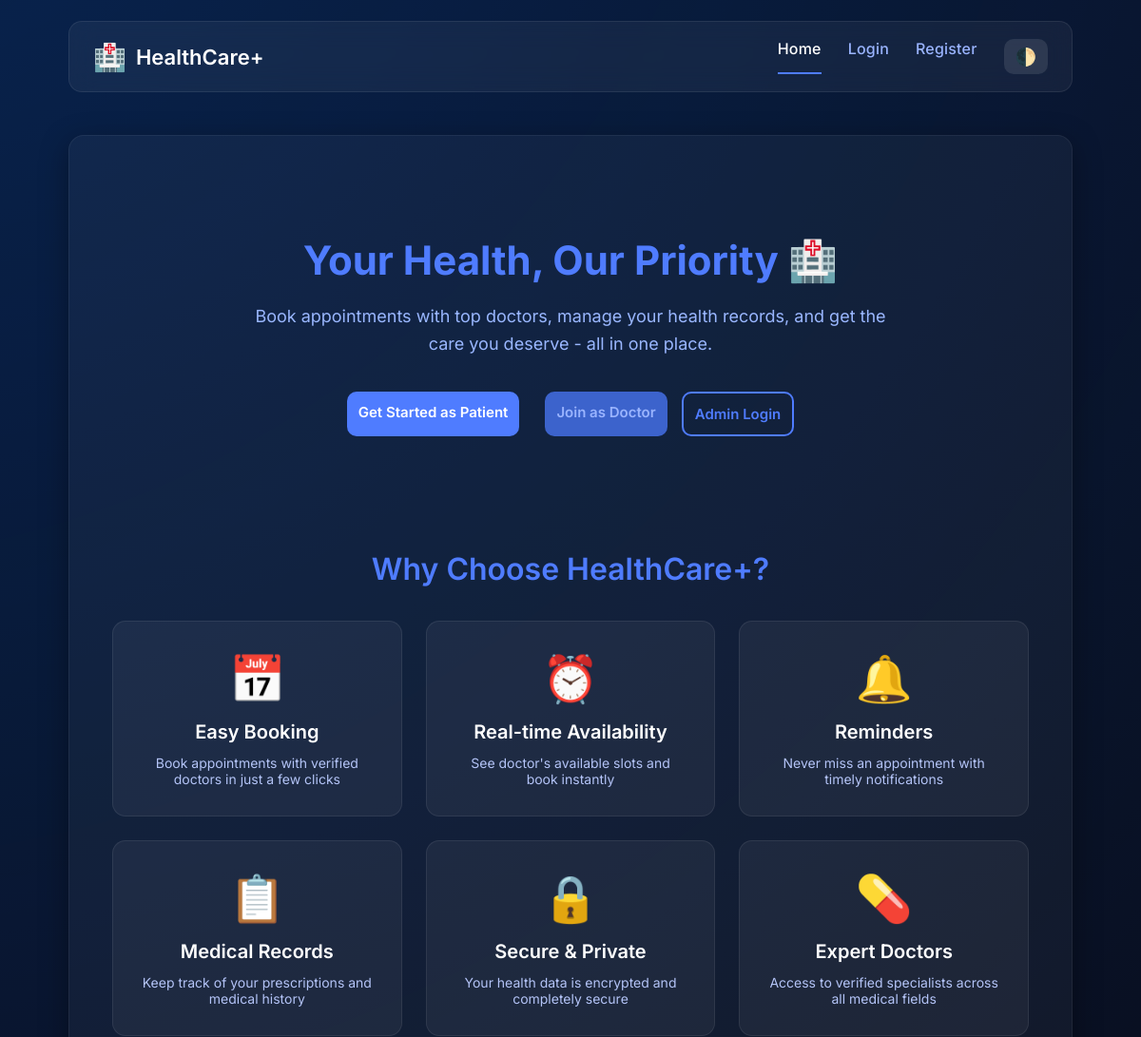
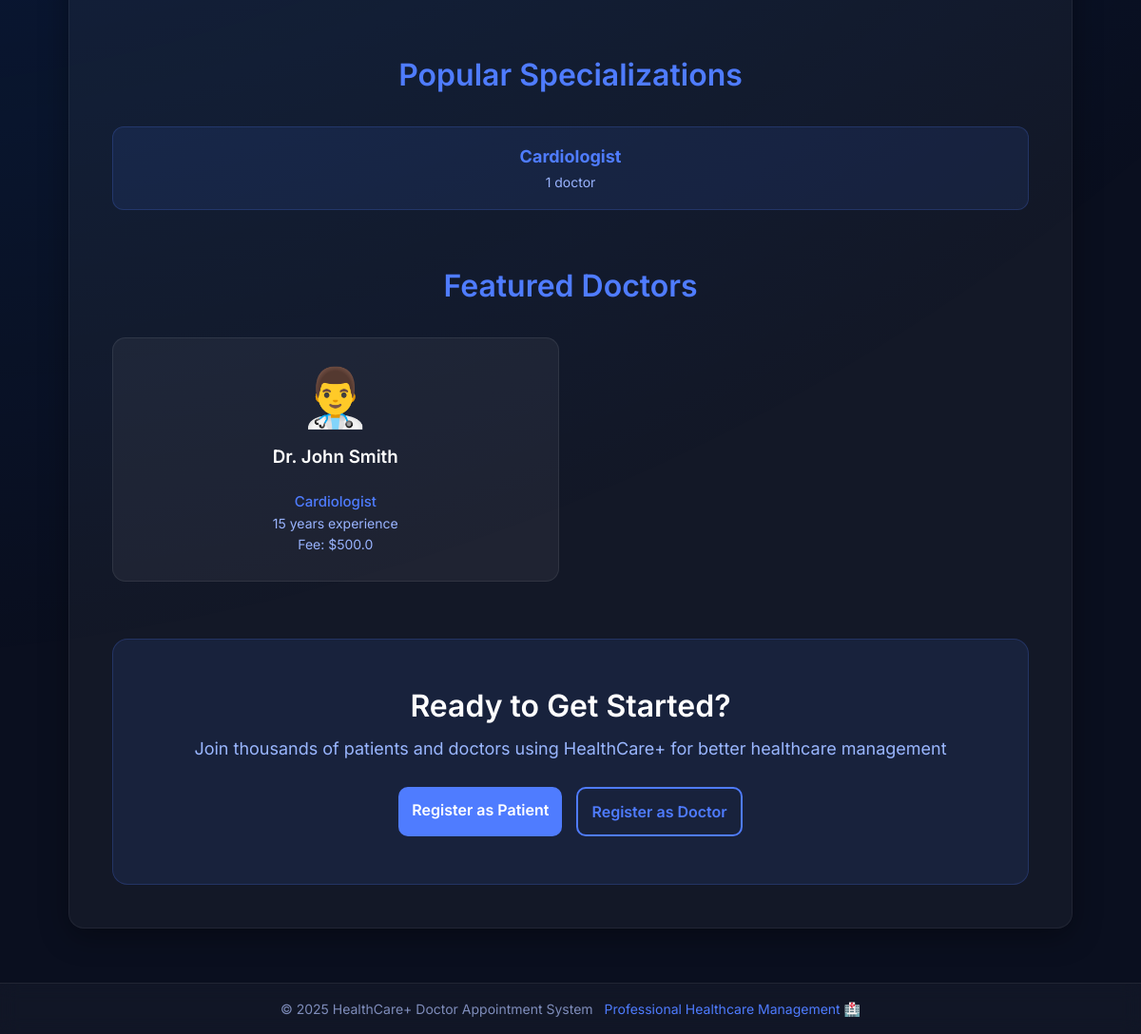
The page / on the database its author committed (2 pictures, top to bottom).
### tables this page shows
CREATE TABLE doctors (
id INTEGER PRIMARY KEY AUTOINCREMENT,
user_id INTEGER UNIQUE NOT NULL,
full_name TEXT NOT NULL,
specialization TEXT NOT NULL,
qualification TEXT,
registration_number TEXT UNIQUE NOT NULL,
phone TEXT,
address TEXT,
experience_years INTEGER,
consultation_fee REAL,
bio TEXT,
profile_image TEXT,
is_verified INTEGER DEFAULT 0,
created_at DATETIME DEFAULT CURRENT_TIMESTAMP,
updated_at DATETIME DEFAULT CURRENT_TIMESTAMP,
FOREIGN KEY (user_id) REFERENCES users(id) ON DELETE CASCADE
);

### routes/main.py (the view)
@main_bp.route('/')
def index():
    try:
        with get_db_cursor(main_bp.config) as cursor:
            featured_doctors = Doctor.get_all_verified(cursor, limit=6)
            cursor.execute("""
                SELECT specialization, COUNT(*) as count
                FROM doctors
                WHERE is_verified = 1
                GROUP BY specialization
                ORDER BY count DESC
                LIMIT 6
            """)
            specializations = cursor.fetchall()
            return render_template(
                'home.html',
                featured_doctors=featured_doctors,
                specializations=specializations,
                title='Welcome to Doctor Appointment System'
            )
    except Exception as e:
        return render_template(
            'home.html',
            featured_doctors=[],
            specializations=[],
            title='Welcome to Doctor Appointment System'
        )

### models.py (called while the page is built)
    @staticmethod
    def get_all_verified(cursor, limit=None, offset=0):
        query = """
            SELECT d.*, u.email
            FROM doctors d
            JOIN users u ON d.user_id = u.id
            WHERE d.is_verified = 1 AND u.is_active = 1
            ORDER BY d.full_name
        """
        if limit:
            query += f" LIMIT {limit} OFFSET {offset}"
        cursor.execute(query)
        return cursor.fetchall()

### utils.py (called while the page is built)
def get_db_connection(config):
    db_path = getattr(config, "DB_PATH", "hospital.db")
    connection = sqlite3.connect(
        db_path,
        detect_types=sqlite3.PARSE_DECLTYPES | sqlite3.PARSE_COLNAMES,
        check_same_thread=False
    )
    connection.row_factory = sqlite3.Row
    connection.execute("PRAGMA foreign_keys = ON")
    return connection

@contextmanager
def get_db_cursor(config):
    connection = get_db_connection(config)
    cursor = connection.cursor()
    try:
        yield cursor
        connection.commit()
    except Exception as e:
        connection.rollback()
        raise e
    finally:
        cursor.close()
        connection.close()

### templates/home.html (shortened to what this page needs)
{% extends "base.html" %}
{% block content %}
<div class="home-hero">
    <h1 class="hero-title">Your Health, Our Priority 🏥</h1>
    <p class="hero-subtitle">
        Book appointments with top doctors, manage your health records,
        and get the care you deserve - all in one place.
    </p>
    <div class="hero-buttons">
        {% if not logged_in %}
        <a href="{{ url_for('auth.register_patient') }}" class="btn btn-primary">Get Started as Patient</a>
        <a href="{{ url_for('auth.register_doctor') }}" class="btn btn-secondary">Join as Doctor</a>
        <a href="{{ url_for('auth.login') }}" class="btn btn-outline">Admin Login</a>
        {% endif %}
    </div>
</div>
<div class="features-section">
    <h2 class="section-title">Why Choose HealthCare+?</h2>
    <div class="features-grid">
        <div class="feature-card">
            <div class="feature-icon">📅</div>
            <h3>Easy Booking</h3>
            <p>Book appointments with verified doctors in just a few clicks</p>
        </div>
        <div class="feature-card">
            <div class="feature-icon">⏰</div>
            <h3>Real-time Availability</h3>
            <p>See doctor's available slots and book instantly</p>
        </div>
        <div class="feature-card">
            <div class="feature-icon">🔔</div>
            <h3>Reminders</h3>
            <p>Never miss an appointment with timely notifications</p>
        </div>
        <div class="feature-card">
            <div class="feature-icon">📋</div>
            <h3>Medical Records</h3>
            <p>Keep track of your prescriptions and medical history</p>
        </div>
        <div class="feature-card">
            <div class="feature-icon">🔒</div>
            <h3>Secure & Private</h3>
            <p>Your health data is encrypted and completely secure</p>
        </div>
        <div class="feature-card">
            <div class="feature-icon">💊</div>
            <h3>Expert Doctors</h3>
            <p>Access to verified specialists across all medical fields</p>
        </div>
    </div>
</div>
{% if specializations %}
<div class="specializations-section">
    <h2 class="section-title">Popular Specializations</h2>
    <div class="specializations-grid">
        {% for spec in specializations %}
        <div class="spec-card">
            <h4>{{ spec.specialization }}</h4>
            <p>{{ spec.count }} doctor{{ 's' if spec.count != 1 else '' }}</p>
        </div>
        {% endfor %}
    </div>
</div>
{% endif %}
{% if featured_doctors %}
<div class="featured-doctors-section">
    <h2 class="section-title">Featured Doctors</h2>
    <div class="doctors-grid">
        {% for doctor in featured_doctors %}
        <div class="doctor-card">
            <div class="doctor-avatar">👨‍⚕️</div>
            <h3>{{ doctor.full_name }}</h3>
            <p class="doctor-spec">{{ doctor.specialization }}</p>
            <p class="doctor-exp">{{ doctor.experience_years }} years experience</p>
            {% if doctor.consultation_fee %}
            <p class="doctor-fee">Fee: ${{ doctor.consultation_fee }}</p>
            {% endif %}
        </div>
        {% endfor %}
    </div>
</div>
{% endif %}
{% if not logged_in %}
<div class="cta-section">
    <h2>Ready to Get Started?</h2>
    <p>Join thousands of patients and doctors using HealthCare+ for better healthcare management</p>
    <div class="cta-buttons">
        <a href="{{ url_for('auth.register_patient') }}" class="btn btn-primary btn-lg">Register as Patient</a>
        <a href="{{ url_for('auth.register_doctor') }}" class="btn btn-outline btn-lg">Register as Doctor</a>
    </div>
</div>
{% endif %}
{% endblock %}

### static/style.css (style rules this page uses)
* { margin: 0; padding: 0; box-sizing: border-box; font-family: "Inter", sans-serif; }
:root { --bg-primary: #0a0f1f; --text-primary: white; --card-bg: rgba(255, 255, 255, 0.04); }
body.app-body { display: flex; flex-direction: column; min-height: 100vh; background: var(--bg-primary); color: var(--text-primary); overflow-x: hidden; position: relative; }
h1, h2, h3 { font-weight: 600; margin-bottom: 26px; }
h1 { font-size: 34px; }
h2 { font-size: 26px; }
.btn { padding: 12px; background: #4f7cff; border: none; color: white; border-radius: 10px; font-size: 15px; font-weight: 600; cursor: pointer; transition: 0.25s ease; }
.btn-secondary { background-color: #3c63cc !important; margin-left: 12px; }
a { text-decoration: none; }
.home-hero { text-align: center; padding: 60px 0; animation: fadeIn 0.6s ease; }
.hero-title { font-size: 42px; font-weight: 700; color: #4f7cff; margin-bottom: 20px; }
.hero-subtitle { font-size: 18px; color: #9ab7ff; max-width: 700px; margin: 0 auto 35px; line-height: 1.6; }
.hero-buttons { display: flex; gap: 15px; justify-content: center; flex-wrap: wrap; }
.features-section, .specializations-section, .featured-doctors-section, .cta-section { margin-top: 60px; }
.section-title { text-align: center; font-size: 32px; margin-bottom: 35px; color: #4f7cff; }
.features-grid { display: grid; grid-template-columns: repeat(auto-fit, minmax(280px, 1fr)); gap: 25px; margin-top: 30px; }
.feature-card { padding: 30px; background: rgba(255, 255, 255, 0.05); border-radius: 14px; border: 1px solid rgba(255, 255, 255, 0.08); text-align: center; transition: 0.3s ease; }
.feature-icon { font-size: 48px; margin-bottom: 15px; }
.feature-card h3 { font-size: 20px; margin-bottom: 12px; color: #fff; }
.feature-card p { color: #b4c4f7; font-size: 14px; }
.specializations-grid { display: grid; grid-template-columns: repeat(auto-fit, minmax(200px, 1fr)); gap: 20px; }
.spec-card { padding: 20px; background: rgba(79, 124, 255, 0.1); border-radius: 12px; text-align: center; border: 1px solid rgba(79, 124, 255, 0.2); }
.spec-card h4 { font-size: 18px; margin-bottom: 8px; color: #4f7cff; }
.spec-card p { color: #9ab4ff; font-size: 14px; }
.doctors-grid { display: grid; grid-template-columns: repeat(auto-fit, minmax(280px, 1fr)); gap: 25px; margin-top: 30px; }
.doctor-card { padding: 25px; background: rgba(255, 255, 255, 0.05); border-radius: 14px; border: 1px solid rgba(255, 255, 255, 0.08); text-align: center; transition: 0.3s ease; }
.doctor-avatar, .doctor-avatar-lg, .doctor-avatar-xl { font-size: 60px; margin-bottom: 15px; }
.doctor-spec { color: #4f7cff; font-weight: 500; font-size: 15px; }
.doctor-exp, .doctor-fee { color: #9ab4ff; font-size: 14px; margin: 5px 0; }
.cta-section { text-align: center; padding: 50px 30px; background: rgba(79, 124, 255, 0.1); border-radius: 16px; border: 1px solid rgba(79, 124, 255, 0.2); }
.cta-section h2 { font-size: 32px; margin-bottom: 15px; }
.cta-section p { font-size: 18px; color: #9ab7ff; margin-bottom: 30px; }
.cta-buttons { display: flex; gap: 15px; justify-content: center; flex-wrap: wrap; }
.btn-primary { background: #4f7cff; }
.btn-secondary { background: #6c757d; }
.btn-outline { background: transparent; border: 2px solid #4f7cff; color: #4f7cff; }
.btn-lg { padding: 14px 28px; font-size: 16px; }
.btn-secondary { background: rgba(255, 255, 255, 0.1); color: #9ab4ff; }
.btn-lg { padding: 14px; font-size: 16px; }
.doctors-grid { display: grid; grid-template-columns: repeat(auto-fill, minmax(320px, 1fr)); gap: 25px; }

### rows shown on the page
doctors: full_name "Dr. John Smith", specialization "Cardiologist", experience_years "15", consultation_fee "500.0"

### other values the page prints
{{ spec.specialization }} "Cardiologist"
{{ spec.count }} "1"
